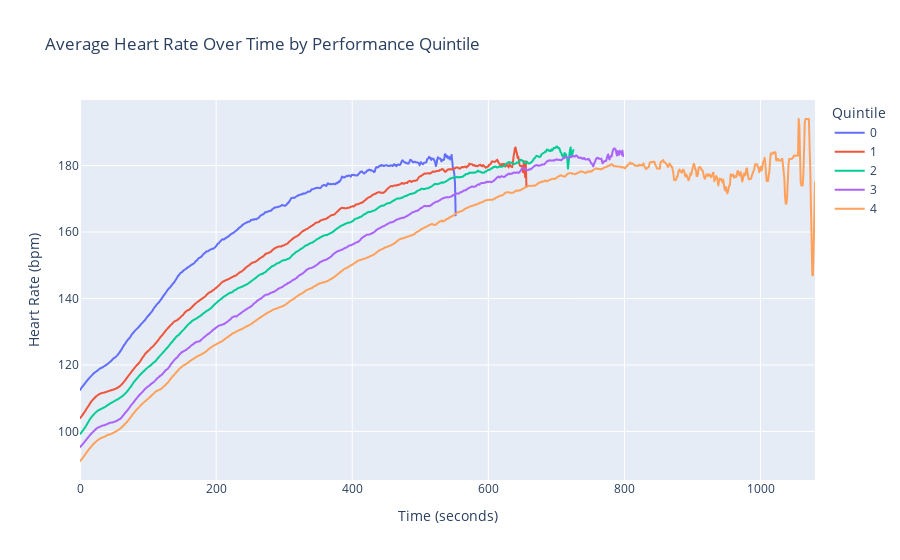

The cell this chart's notebook holds for it:
### Code cell
hr_avg = (
    measures_test.groupby(["max_speed_quintile", "time"])["HR"]
    .mean()
    .reset_index()
)

fig = px.line(hr_avg, x="time", y="HR", color="max_speed_quintile",
              title="Average Heart Rate Over Time by Performance Quintile",
              labels={"time": "Time (seconds)", "HR": "Heart Rate (bpm)", "max_speed_quintile": "Quintile"})
fig.show()

### Figure 1 — Plotly figure (JSON) as saved in the notebook; plotly's stock layout.template omitted (floating-point values rounded to 4 significant figures; data arrays with more than 128 entries replaced by an {"elided": "..."} marker saying what was removed)
{"data": [{"hovertemplate": "Quintile=0<br>Time (seconds)=%{x}<br>Heart Rate (bpm)=%{y}<extra></extra>", "legendgroup": "0", "line": {"color": "#636efa", "dash": "solid"}, "marker": {"symbol": "circle"}, "mode": "lines", "name": "0", "showlegend": true, "type": "scattergl", "x": {"elided": "553 int values"}, "xaxis": "x", "y": {"elided": "553 float values"}, "yaxis": "y"}, {"hovertemplate": "Quintile=1<br>Time (seconds)=%{x}<br>Heart Rate (bpm)=%{y}<extra></extra>", "legendgroup": "1", "line": {"color": "#EF553B", "dash": "solid"}, "marker": {"symbol": "circle"}, "mode": "lines", "name": "1", "showlegend": true, "type": "scattergl", "x": {"elided": "657 int values"}, "xaxis": "x", "y": {"elided": "657 float values"}, "yaxis": "y"}, {"hovertemplate": "Quintile=2<br>Time (seconds)=%{x}<br>Heart Rate (bpm)=%{y}<extra></extra>", "legendgroup": "2", "line": {"color": "#00cc96", "dash": "solid"}, "marker": {"symbol": "circle"}, "mode": "lines", "name": "2", "showlegend": true, "type": "scattergl", "x": {"elided": "726 int values"}, "xaxis": "x", "y": {"elided": "726 float values"}, "yaxis": "y"}, {"hovertemplate": "Quintile=3<br>Time (seconds)=%{x}<br>Heart Rate (bpm)=%{y}<extra></extra>", "legendgroup": "3", "line": {"color": "#ab63fa", "dash": "solid"}, "marker": {"symbol": "circle"}, "mode": "lines", "name": "3", "showlegend": true, "type": "scattergl", "x": {"elided": "799 int values"}, "xaxis": "x", "y": {"elided": "799 float values"}, "yaxis": "y"}, {"hovertemplate": "Quintile=4<br>Time (seconds)=%{x}<br>Heart Rate (bpm)=%{y}<extra></extra>", "legendgroup": "4", "line": {"color": "#FFA15A", "dash": "solid"}, "marker": {"symbol": "circle"}, "mode": "lines", "name": "4", "showlegend": true, "type": "scattergl", "x": {"elided": "1081 int values"}, "xaxis": "x", "y": {"elided": "1081 float values"}, "yaxis": "y"}], "layout": {"legend": {"title": {"text": "Quintile"}, "tracegroupgap": 0}, "title": {"text": "Average Heart Rate Over Time by Performance Quintile"}, "xaxis": {"anchor": "y", "domain": [0, 1], "title": {"text": "Time (seconds)"}}, "yaxis": {"anchor": "x", "domain": [0, 1], "title": {"text": "Heart Rate (bpm)"}}}}
